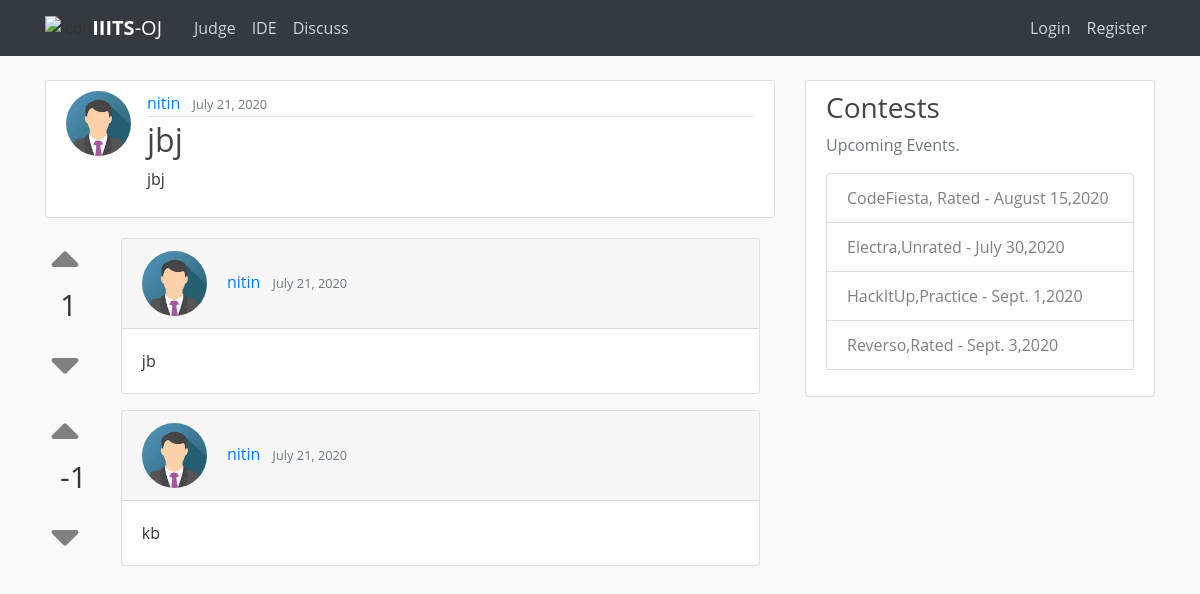
The page /discuss/post/1 on the database its author committed.
### blog/models.py (models this page shows, shortened)
class Post(models.Model):
    title = models.CharField(max_length=100)
    content = FroalaField(theme='gray')
    date_posted = models.DateTimeField(default=timezone.now)
    author = models.ForeignKey(User, on_delete=models.CASCADE)

class Comment(models.Model):
    post = models.ForeignKey(Post,on_delete=models.CASCADE)
    usr = models.ForeignKey(User,on_delete=models.CASCADE)
    date_commented = models.DateTimeField(default=timezone.now)
    user_reaction = models.ManyToManyField(User,related_name='react')
    text = models.TextField()
    vote = models.IntegerField(default=0)

### users/models.py (models this page shows, shortened)
class Profile(models.Model):
    user = models.OneToOneField(User,on_delete=models.CASCADE)
    image = models.ImageField(default='default.jpg',upload_to='profile_pics')
    institution = models.CharField(max_length=100,default="IIITS")
    bio = models.TextField(default="...")
    rating=models.IntegerField(default=0)
    hrating=models.IntegerField(default=0)
    star=models.IntegerField(default=1)
    ac_solution=models.IntegerField(default=0)
    wa_solution=models.IntegerField(default=0)
    tle_solution=models.IntegerField(default=0)
    ce_solution=models.IntegerField(default=0)
    re_solution=models.IntegerField(default=0)

### blog/views.py (the view)
# urls.py: path('post/<int:pk>', PostDetailView.as_view(), name='post-detail'),
class PostDetailView(DetailView):
    model=Post

### blog/templates/blog/post_detail.html (shortened to what this page needs)
{% extends "blog/base.html" %}
{% block content %}
<link href="/static/froala_editor/css/froala_style.min.css" type="text/css" media="all" rel="stylesheet">
    <article class="media content-section">
        <img class="rounded-circle article-img" src="{{ object.author.profile.image.url }}">
        <div class="media-body">
          <div class="article-metadata">
            <a class="mr-2" href="{% url 'user-posts' object.author.username %}">{{ object.author }}</a>
            <small class="text-muted">{{ object.date_posted|date:"F d, Y"}}</small>
          </div>
          <h2 class="article-title" >{{ object.title }}</h2>
          <div  class="fr-view">
          {{ object.content | safe }}
          </div>
          </div>
          </article>
<div class="mydiv">
{% for comment in object.comment_set.all %}
<div class="container mb-3 " >
  <div class="row">
    <div class="col-1">
          {% if user.is_authenticated %}
          {% if request.user not in comment.user_reaction.all %}
          <form id="upvote_form{{comment.id}}">
          <button style="background:transparent;border: none !important;text-decoration:none;border:0;outline:none;margin-top:1.5rem" type="submit" ><i style=" cursor: pointer; color:gray;transform:scale(3);" class="fa fa-sort-up" aria-hidden="true"></i></button>
          {% comment %} <button type="submit"><i style=" cursor: pointer; color:gray;transform:scale(3);margin-top:1.5rem" class="fa fa-sort-up" aria-hidden="true"></i></button> {% endcomment %}
          </form>
         <p style="font-size:2.5vw;" >{{ comment.vote }}</p>
          <form id="downvotevote_form{{comment.id}}">
          <button  type="submit" style="background:transparent;border: none !important;text-decoration:none;border:0;outline:none;"><i style="cursor: pointer; color:gray;transform:scale(3);" class="fa fa-sort-down" aria-hidden="true"></i></button>
          {% comment %} <button type="submit" ><i style=" cursor: pointer; color:gray;transform:scale(3);" class="fa fa-sort-down" aria-hidden="true"></i></button> {% endcomment %}
          </form>
          <script>
  $(document).on('submit','#upvote_form{{comment.id}}',function(e){
  e.preventDefault();
  $.ajax({
      type:'post',
      url:'upvote/',
      data:{
          comment_id:{{comment.id}}
      },
      success:function()
      {
          location.reload();
      }
  });
});
$(document).on('submit','#downvotevote_form{{comment.id}}',function(e){
  e.preventDefault();
  $.ajax({
      type:'post',
      url:'downvote/',
      data:{
          comment_id:{{comment.id}}
      },
      success:function()
      {
          location.reload();
      }
  });
});
          </script>
          <br>
          {% else %}
          <i style="transform:scale(1.3);margin-top:1.5rem;color:green;" class=" ml-1 fas fa-check"></i>
            {% comment %} <i style="transform:scale(1.3);margin-top:1.5rem;color:green" class=" ml-1 material-icons">check</i> {% endcomment %}
           <small>voted</small>
           <p style="font-size:2.5vw;">{{ comment.vote }}</p>
          {% endif %}
          {%else%}
        <a data-toggle="modal" data-target="#exampleModalCenter"><i style=" cursor: pointer; color:gray;transform:scale(3);margin-top:1.5rem" class="fa fa-sort-up" aria-hidden="true"></i></a>
          <br>
          <p style="font-size:2.5vw;">{{ comment.vote }}</p>
          <a data-toggle="modal" data-target="#exampleModalCenter"><i style=" cursor: pointer; color:gray;transform:scale(3);" class="fa fa-sort-down" aria-hidden="true"></i></a>
          <br>
          {% endif %}
    </div>
    <div class="col-11">
      <div class="card">
  <div class="card-header">
     <img class="rounded-circle article-img" src="{{ comment.usr.profile.image.url }}">
     <a class="mr-2" href="{% url 'user-posts' comment.usr.username %}">{{ comment.usr }}</a>
     <small class="text-muted">{{ comment.date_commented|date:"F d, Y"}}</small>
  </div>
  <div class="card-body">
    <p class=" card-text article-content">{{ comment.text }}</p>
  </div>
</div>
    </div>
  </div>
</div>
      {% endfor%}
</div>
{% endblock content %}

### blog/templates/blog/base.html (shortened to what this page needs)
{% load static %}
<!DOCTYPE html>
<html>
    <head>
       <link rel="stylesheet" href="https://stackpath.bootstrapcdn.com/bootstrap/4.4.1/css/bootstrap.min.css">
    <link rel="stylesheet" type="text/css" href="{% static 'blog/main.css' %}">
       <link rel="stylesheet" href="https://use.fontawesome.com/releases/v5.7.2/css/all.css">
    </head>
    <body>
        <header class="site-header">
            <nav class="navbar navbar-expand-md navbar-dark bg-dark fixed-top">
              <div class="container">
                <img class="logo-icon" src="{% static 'home/logo-icon.svg' %}" alt="icon"></span>
                <a class="navbar-brand mr-4" href="{% url 'home' %}"><strong>IIITS</strong>-OJ</a>
                <div class="collapse navbar-collapse" id="navbarToggle">
                  <div class="navbar-nav mr-auto">
                    <a class="nav-item nav-link" href="{% url 'judge' %}">Judge</a>
                    <a class="nav-item nav-link" href="{% url 'ide' %}">IDE</a>
                    <a class="nav-item nav-link" href="{% url 'blog-home' %}">Discuss</a>
                  </div>
                  <div class="navbar-nav">
                    {% if user.is_authenticated %}
                    <a class="nav-item nav-link" href="{% url 'post-create' %}">New Post</a>
                    <a class="nav-item nav-link" href="{% url 'profile' %}">Profile</a>
                    <a class="nav-item nav-link" href="{% url 'logout' %}">Logout</a>
                    {% else %}
                    <a class="nav-item nav-link" id="login" href="{% url 'login' %}?next={{request.path}}">Login</a>
                    <a class="nav-item nav-link" href="{% url 'register' %}">Register</a>
                    {% endif %}
                  </div>
                </div>
              </div>
            </nav>
          </header>
<main role="main" class="container">
    <div class="row">
      <div class="col-md-8">
        {% block content %}{% endblock %}
      </div>
      <div class="col-md-4">
        <div class="content-section">
          <h3>Contests</h3>
          <p class='text-muted'>Upcoming Events.
            <ul class="list-group">
              <li class="list-group-item list-group-item-light">CodeFiesta, Rated - August 15,2020 </li>
              <li class="list-group-item list-group-item-light">Electra,Unrated - July 30,2020</li>
              <li class="list-group-item list-group-item-light">HackItUp,Practice - Sept. 1,2020</li>
              <li class="list-group-item list-group-item-light">Reverso,Rated - Sept. 3,2020</li>
            </ul>
          </p>
        </div>
      </div>
    </div>
  </main>
</body>
</html>

### blog/static/blog/main.css (style rules this page uses)
body { background: #fafafa; color: #333333; margin-top: 5rem; }
h1, h2, h3, h4, h5, h6 { color: #444444; }
ul { margin: 0; }
.site-header .navbar-nav .nav-link { color: #cbd5db; }
.content-section { background: #ffffff; padding: 10px 20px; border: 1px solid #dddddd; border-radius: 3px; margin-bottom: 20px; }
.article-title { color: #444444; }
.article-content { white-space: pre-line; }
.article-img { height: 65px; width: 65px; margin-right: 16px; }
.article-metadata { padding-bottom: 1px; margin-bottom: 4px; border-bottom: 1px solid #e3e3e3 }

### blog/templates/blog/base.html (style rules this page uses)
body { font-family: 'Open Sans', arial, sans-serif; }

### rows shown on the page
Post: author.profile.image (placeholder picture), author "nitin", date_posted "July 21, 2020", title "jbj", content "jbj"
Comment: vote "1", usr.profile.image (placeholder picture), usr "nitin", date_commented "July 21, 2020", text "jb"
Comment: vote "-1", usr.profile.image (placeholder picture), usr "nitin", date_commented "July 21, 2020", text "kb"
